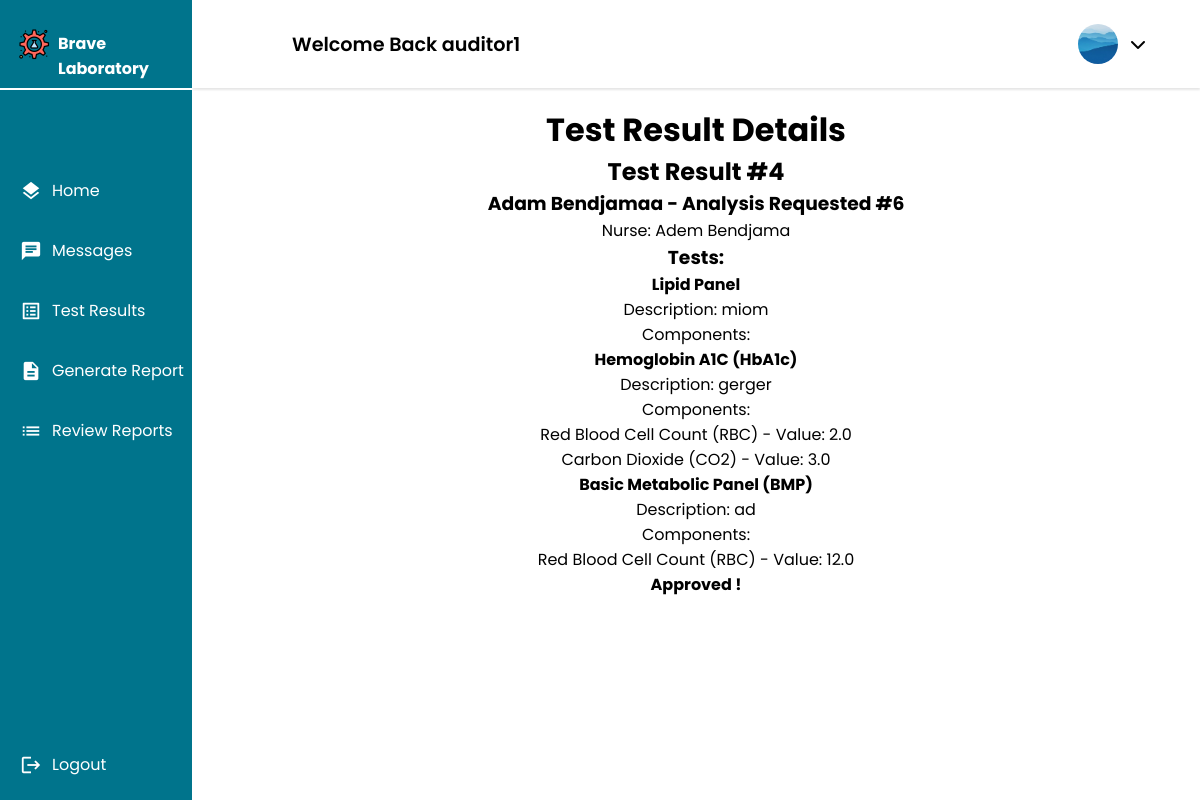
Screenshot of /auditor/results/4/detail (signed in) with the database file from the repository.
### auditor/models.py (models this page shows, shortened)
class Auditor(models.Model):
    GENDERS =[
        ('M','Male'),
        ('F','Female')
    ]
    user = models.OneToOneField(User, primary_key = True, on_delete=models.CASCADE)
    phone_number = models.CharField(max_length=10,validators=[phone_regex])
    gender = models.CharField(max_length = 1 ,choices = GENDERS)
    address = models.CharField(max_length=50)
    profile_pic = models.ImageField(default="default.png", upload_to="profile_pics")
    date_of_birth = models.DateField(default='2003-03-08')
    class Meta():
        db_table = 'auth_auditor'

### main_home/models.py (models this page shows, shortened)
class TestResult(models.Model):
    request = models.OneToOneField(AnalysisRequest, on_delete=models.CASCADE)
    creation_time = models.DateTimeField(auto_now_add=True)
    duration = models.DurationField(null=True, blank=True)
    approved = models.BooleanField(default=False)
    class Meta:
        db_table = 'test_result'
    def __str__(self):
        return f"Test Result #{self.id}"

class AnalysisRequest(models.Model):
    PENDING = 'pending'
    WORKING_ON = 'working-on'
    FINISHED = 'finished'
    STATUS_CHOICES = [
        (PENDING, 'Pending'),
        (WORKING_ON, 'Working On'),
        (FINISHED, 'Finished'),
    ]
    appointment = models.OneToOneField(Appointment, on_delete=models.CASCADE)
    nurse = models.ForeignKey(Nurse, on_delete=models.CASCADE)
    tests = models.ManyToManyField(Test)
    creation_time = models.DateTimeField(auto_now_add=True)
    start_time = models.DateTimeField(null=True, blank=True)
    finish_time = models.DateTimeField(null=True, blank=True)
    accepted = models.BooleanField(default=False)
    finished = models.BooleanField(default=False)
    status =  models.CharField(max_length=45, choices=STATUS_CHOICES, default=PENDING)
    class Meta:
        db_table = 'analysis_request'
    def __str__(self):
        return f"{self.appointment.client.user.first_name} {self.appointment.client.user.last_name} - Analysis Requested #{self.id}"

class Appointment(models.Model):
    PRE_PAY = 'PP'
    ON_RECEIVE = 'OR'
    PAYMENT_CHOICES = [
        (PRE_PAY, 'Pre-Pay'),
        (ON_RECEIVE, 'On-Receive'),
    ]
    UPCOMING = 'Upcoming'
    TOMORROW = 'Tommorow'
    TODAY = 'Today'
    OVERDUE = 'Overdue'
    STATUS_CHOICES = [
        (UPCOMING, 'Upcoming'),
        (TOMORROW, 'Tommorow'),
        (TODAY, 'Today'),
        (OVERDUE, 'Overdue'),
    ]
    client = models.ForeignKey(Client, on_delete=models.CASCADE)
    tests_requested = models.ManyToManyField(TestOffered)
    date = models.DateField(validators=[validate_date_not_past])
    description = models.CharField(max_length=1000,blank=True)
    document = models.ImageField(null=True,blank=True,upload_to='medical_documents')
    total_price = models.DecimalField(max_digits=10, decimal_places=2)
    payment_option = models.CharField(max_length=2, choices=PAYMENT_CHOICES,default="OR")
    payment_status = models.BooleanField(default=False)
    arrived = models.BooleanField(default=False)
    cancelled = models.BooleanField(default=False)
    performed = models.BooleanField(default=False)
    class Meta:
        db_table = 'appointment'

class Test(models.Model):
    test_offered = models.ForeignKey(TestOffered,on_delete=models.CASCADE)
    components = models.ManyToManyField(Component)
    value = models.CharField(max_length=100,blank=True,null=True)
    description = models.CharField(max_length=500, null=True, blank=True)
    confirmed = models.BooleanField(default=False)
    class Meta:
            db_table = 'test'
            verbose_name_plural = 'Tests Preformed'

class TestOffered(models.Model):
    name = models.CharField(max_length=50,unique=True)
    price = models.DecimalField(max_digits=10, decimal_places=2)
    class Meta:
        db_table = 'test_offered'
        verbose_name_plural = 'Offered Tests'

class Component(models.Model):
    info = models.ForeignKey(ComponentInformation, on_delete=models.CASCADE)
    value = models.FloatField(null=True,blank=True)
    class Meta:
        db_table = 'component'

class ComponentInformation(models.Model):
    name = models.CharField(max_length=50, unique=True)
    unit = models.CharField(max_length=45, null=True, blank=True)
    low_male_range = models.FloatField(null=True, blank=True)
    high_male_range = models.FloatField(null=True, blank=True)
    low_female_range = models.FloatField(null=True, blank=True)
    high_female_range = models.FloatField(null=True, blank=True)
    class Meta:
            db_table = 'component_info'
            verbose_name_plural = 'Component Info'

### client/models.py (models this page shows, shortened)
class Client(models.Model):
    GENDERS =[
        ('M','Male'),
        ('F','Female')
    ]
    user = models.OneToOneField(User, primary_key = True, on_delete=models.CASCADE)
    phone_number = models.CharField(max_length=10,validators=[phone_regex])
    gender = models.CharField(max_length = 1 ,choices = GENDERS)
    address = models.CharField(max_length=50)
    policy = models.BooleanField(default = False)
    profile_pic = models.ImageField(default="default.png", upload_to="profile_pics")
    date_of_birth = models.DateField(default='2003-03-08')
    tests_made = models.PositiveIntegerField(default=0)
    class Meta():
        db_table = 'auth_client'

### nurse/models.py (models this page shows, shortened)
class Nurse(models.Model):
    GENDERS =[
        ('M','Male'),
        ('F','Female')
    ]
    user = models.OneToOneField(User, primary_key = True, on_delete=models.CASCADE)
    phone_number = models.CharField(max_length=10,validators=[phone_regex])
    gender = models.CharField(max_length = 1 ,choices = GENDERS)
    address = models.CharField(max_length=50)
    profile_pic = models.ImageField(default="default.png", upload_to="profile_pics")
    date_of_birth = models.DateField(default='2003-03-08')
    class Meta():
        db_table = 'auth_nurse'

### auditor/views.py (the view)
# urls.py: path("results/<int:test_result_id>/detail",views.result_detail,name="test_result_detail"),
@login_required
@permission_required('auditor.view_auditor', raise_exception=True)
def result_detail(request , test_result_id):
    test_result = get_object_or_404(TestResult, id=test_result_id)
    context = {
        'test_result': test_result,
    }
    return render(request,'auditor/result/result_detail.html', context)

### auditor/templates/auditor/result/result_detail.html
{% extends 'auditor/auditor.html' %}
{% load static %}
{% block main %}
<div class="Container">
  <h1>Test Result Details</h1>
  <h2>{{ test_result }}</h2>
  <h3>{{ test_result.request }}</h3>
  <p>Nurse: {{ test_result.request.nurse.user.first_name }} {{ test_result.request.nurse.user.last_name }}</p>
  <h3>Tests:</h3>
  <ul>
    {% for test in test_result.request.tests.all %}
      <li>
        <h4>{{ test.test_offered.name }}</h4>
        <p>Description: {{ test.description }}</p>
        <p>Components:</p>
        <ul>
          {% for component in test.components.all %}
            <li>{{ component.info.name }} - Value: {{ component.value }}</li>
          {% endfor %}
        </ul>
      </li>
    {% endfor %}
  </ul>
  {% if not test_result.approved %}
  <a href="{% url 'result_update' test_result.id %}">Modify Tests</a>
    <form method="POST" action="{% url 'approve_result' test_result.id %}">
        {% csrf_token %}
        <button type="submit" name="approve" >Approve Result</button>
    </form>
  {% else %}
    <p><strong>Approved !</strong></p>
  {% endif %}
</div>
{% endblock main %}

### main_home/templates/main_home/actors_base.html (shortened to what this page needs)
{% extends 'main_home/base.html' %}
{% load static %}
{% block css %}
    <link rel="stylesheet" href="https://cdnjs.cloudflare.com/ajax/libs/font-awesome/6.4.0/css/all.min.css">
    <link rel="stylesheet" href="{% static 'css/actors.css' %}" />
{% endblock css %}
{% block content %}
    <div class="container">
        <header>
            <div class="wlc">
                <h1>Welcome Back {{user.username}}</h1>
            </div>
            <div class="Left">
                <ul class="DROPS">
                    {% if user.groups.first.name == 'client' %}
                        <li class="profile-header"><a class="profile-pic-container" onclick="showElement()"><img class="profile-pic" alt="profile_pic" src="{{ user.client.profile_pic.url }}"></img><i class="fa-solid fa-chevron-down"></i></a>
                            <ul id="myElement">
                                <a href="{% url 'profile_update' %}" class="drop-down"><li><span class="material-icons">person</span>Profile</li></a>
                                <a href="{% url 'profile_settings' %}" class="drop-down"><li><span class="material-icons">settings</span>Settings</li></a>
                                <a href="{% url 'profile_help' %}" class="drop-down"><li><span class="material-icons">help</span>Help</li></a>
                                <a href="{% url 'profile_contact' %}" class="drop-down"><li><span class="material-icons">call</span>Contact us</li></a>
                            </ul>
                        </li>
                    {% elif user.groups.first.name == 'auditor' %}
                        <li class="profile-header"><a class="profile-pic-container" onclick="showElement()"><img class="profile-pic" alt="profile_pic" src="{{ user.auditor.profile_pic.url }}"></img><i class="fa-solid fa-chevron-down"></i></a>
                        </li>
                    {% endif %}
                </ul>
            </div>
        </header>
        <div class="Main">
            {% block main %}{% endblock main %}
        </div>
    </div>
    <div class="nav-header">
        <a class="logo" href="{% url user.groups.first.name %}">
            <img alt='logo' src="{% static 'img/logo.png' %}">
            <span><strong>Brave Laboratory</strong></span>
        </a>
    </div>
    <nav>
        <ul>
            {% block sidebar %}{% endblock sidebar %}
            <li class="end">
                <a href='{% url 'logout' %}'>
                    <span class="material-icons emoji">logout</span>
                    <span class="nav-item">Logout</span>
                </a>
            </li>
        </ul>
    </nav>
{% endblock content %}

### static/css/actors.css (style rules this page uses)
* { font-family: 'Poppins', sans-serif; margin: 0; padding: 0; }
body { background-color: #fff; }
ul { list-style-type: none; }
.container { text-align: center; float: right; width: 100%; height: 90vh; }
header { position: fixed; top: 0; left: 0; right: 0; z-index: 1; width: 84vw; height: 11vh; background-color: rgb(255, 255, 255); display: flex; align-items: center; justify-content: space-between; margin-left: auto; box-shadow: 0px 2px 2px rgba(0, 0, 0, 0.1); }
.Main { display: flex; justify-content: center; margin-top: 11vh; margin-left: 16vw; padding-top: 1.5%; padding-bottom: 1.5%; }
.Container { font-size: 16px; width:100%; height: 100%; margin: 0 20px; border-radius: 20px; background-color: white; padding-left: 20px; padding-right: 20px; }
.wlc { margin-left: 100px; }
.wlc h1 { font-size: 1.2rem; }
.Left { float: right; display: flex; align-items: center; flex-direction: row; justify-content: space-between; gap: 40px; margin-right: 15px; }
.DROPS { display: flex; align-items: center; justify-content: center; flex-direction: row; margin-right: 1.5vw; gap: 50px; }
.DROPS a { width: auto; height: auto; padding: 50px; text-decoration: none; color: black; padding: 1px; }
.DROPS li { padding: 20px; list-style: none; }
.DROPS .profile-header { width: auto; border-radius: 30px; height: 20px; display: flex; justify-content: center; align-items: center; cursor: pointer; }
.nav-header { position: fixed; left: 0; z-index: 1; top: 0; bottom: 89vh; background-color: #00748c ; width: 16vw; height: 11vh; overflow: hidden; box-shadow: 0px 4px 4px rgb(255, 255, 255); }
.nav-header a { position: relative; color: white; padding-left: 18px; width: 15vw; }
nav { position: fixed; left: 0; z-index: 1; top: 11.2vh; bottom: 0; background-color: #00748c; width: 16vw; overflow: hidden; }
.logo { display: flex; transition: all 0.5s ease; margin-top: 3.5vh; padding-right: 0 !important; width: 100%; gap: 8px; }
.logo span { font-size: 1rem; padding-top: 3px; }
.logo img { height: 32px; }
nav a { position: relative; color: white; display: table; padding-left: 20px; padding-right: 30px; width: 15vw; }
nav .material-icons { position: relative; top: 14px; font-size: 22px !important; }
nav ul { margin-top: 40%; }
.nav-item { position: relative; top: 8px; margin-left: 10px; }
nav ul li { transition: 0.4s; width: auto; margin-bottom: 10px; }
.end { position: fixed; bottom: 0; width: 15vw; margin-bottom: 10px; }
nav ul li::after { content: ''; display: block; position: relative; left: 0; width: 5px; height: 100%; }
.profile-pic { width: 40px; height: 40px; border-radius: 50%; cursor: pointer; object-fit: cover; }
header h1 { font-weight: 600; }
a { text-decoration: none; }
nav a { height: 50px; }
.profile-pic-container { display: flex; justify-content: center; align-items: center; gap: 12px; }
.profile-pic-container i { cursor: pointer !important; }

### main_home/templates/main_home/page_css_dev.html (style rules this page uses)
ul { list-style-type: none }

### rows the page displays
TestResult: id "Test Result #4", request "Adam Bendjamaa - Analysis Requested #6", request.nurse.user.first_name "Adem", request.nurse.user.last_name "Bendjama"
Test: test_offered.name "Lipid Panel", description "miom"
Test: test_offered.name "Hemoglobin A1C (HbA1c)", description "gerger"
Component: info.name "Red Blood Cell Count (RBC)", value "2.0"
Component: info.name "Carbon Dioxide (CO2)", value "3.0"
Test: test_offered.name "Basic Metabolic Panel (BMP)", description "ad"
Component: info.name "Red Blood Cell Count (RBC)", value "12.0"

### other values shown
{{ user.username }} "auditor1"
